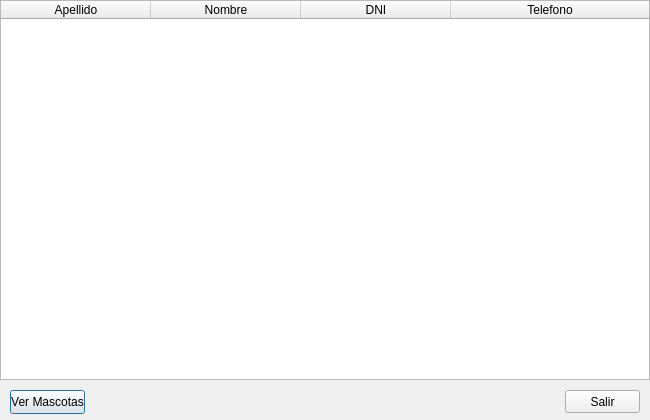
<?xml version="1.0" encoding="UTF-8"?>
<ui version="4.0">
 <class>Listado_Paseadores</class>
 <widget class="QDialog" name="Listado_Paseadores">
  <property name="geometry">
   <rect>
    <x>0</x>
    <y>0</y>
    <width>650</width>
    <height>420</height>
   </rect>
  </property>
  <property name="windowTitle">
   <string>Paseadores - Listado</string>
  </property>
  <widget class="QTableWidget" name="table_Paseadores">
   <property name="geometry">
    <rect>
     <x>0</x>
     <y>0</y>
     <width>650</width>
     <height>380</height>
    </rect>
   </property>
   <property name="editTriggers">
    <set>QAbstractItemView::NoEditTriggers</set>
   </property>
   <property name="selectionMode">
    <enum>QAbstractItemView::SingleSelection</enum>
   </property>
   <property name="selectionBehavior">
    <enum>QAbstractItemView::SelectRows</enum>
   </property>
   <property name="textElideMode">
    <enum>Qt::ElideLeft</enum>
   </property>
   <property name="sortingEnabled">
    <bool>true</bool>
   </property>
   <attribute name="horizontalHeaderCascadingSectionResizes">
    <bool>false</bool>
   </attribute>
   <attribute name="horizontalHeaderDefaultSectionSize">
    <number>150</number>
   </attribute>
   <attribute name="horizontalHeaderMinimumSectionSize">
    <number>120</number>
   </attribute>
   <attribute name="horizontalHeaderStretchLastSection">
    <bool>true</bool>
   </attribute>
   <attribute name="verticalHeaderVisible">
    <bool>false</bool>
   </attribute>
   <column>
    <property name="text">
     <string>Apellido</string>
    </property>
    <property name="textAlignment">
     <set>AlignHCenter|AlignVCenter|AlignCenter</set>
    </property>
   </column>
   <column>
    <property name="text">
     <string>Nombre</string>
    </property>
    <property name="textAlignment">
     <set>AlignHCenter|AlignVCenter|AlignCenter</set>
    </property>
   </column>
   <column>
    <property name="text">
     <string>DNI</string>
    </property>
    <property name="textAlignment">
     <set>AlignHCenter|AlignVCenter|AlignCenter</set>
    </property>
   </column>
   <column>
    <property name="text">
     <string>Telefono</string>
    </property>
    <property name="textAlignment">
     <set>AlignHCenter|AlignVCenter|AlignCenter</set>
    </property>
   </column>
  </widget>
  <widget class="QPushButton" name="pb_Mascotas">
   <property name="geometry">
    <rect>
     <x>10</x>
     <y>390</y>
     <width>75</width>
     <height>24</height>
    </rect>
   </property>
   <property name="text">
    <string>Ver Mascotas</string>
   </property>
  </widget>
  <widget class="QPushButton" name="pb_Salir">
   <property name="geometry">
    <rect>
     <x>565</x>
     <y>390</y>
     <width>75</width>
     <height>23</height>
    </rect>
   </property>
   <property name="text">
    <string>Salir</string>
   </property>
  </widget>
 </widget>
 <resources/>
 <connections>
  <connection>
   <sender>pb_Salir</sender>
   <signal>clicked()</signal>
   <receiver>Listado_Paseadores</receiver>
   <slot>close()</slot>
   <hints>
    <hint type="sourcelabel">
     <x>792</x>
     <y>401</y>
    </hint>
    <hint type="destinationlabel">
     <x>419</x>
     <y>209</y>
    </hint>
   </hints>
  </connection>
 </connections>
</ui>
